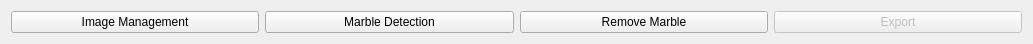
       <widget class="QWidget" name="layoutWidget_6">
        <property name="geometry">
         <rect>
          <x>0</x>
          <y>780</y>
          <width>1033</width>
          <height>30</height>
         </rect>
        </property>
        <property name="sizePolicy">
         <sizepolicy hsizetype="MinimumExpanding" vsizetype="MinimumExpanding">
          <horstretch>0</horstretch>
          <verstretch>0</verstretch>
         </sizepolicy>
        </property>
        <layout class="QHBoxLayout" name="horizontalLayout_10">
         <item>
          <widget class="QPushButton" name="image_Management_Btn_4">
           <property name="enabled">
            <bool>true</bool>
           </property>
           <property name="sizePolicy">
            <sizepolicy hsizetype="MinimumExpanding" vsizetype="MinimumExpanding">
             <horstretch>0</horstretch>
             <verstretch>0</verstretch>
            </sizepolicy>
           </property>
           <property name="text">
            <string>Image Management</string>
           </property>
           <property name="checkable">
            <bool>false</bool>
           </property>
           <property name="flat">
            <bool>false</bool>
           </property>
          </widget>
         </item>
         <item>
          <widget class="QPushButton" name="marble_Detection_Btn_4">
           <property name="sizePolicy">
            <sizepolicy hsizetype="MinimumExpanding" vsizetype="MinimumExpanding">
             <horstretch>0</horstretch>
             <verstretch>0</verstretch>
            </sizepolicy>
           </property>
           <property name="text">
            <string>Marble Detection</string>
           </property>
          </widget>
         </item>
         <item>
          <widget class="QPushButton" name="remove_Marble_Btn_4">
           <property name="sizePolicy">
            <sizepolicy hsizetype="MinimumExpanding" vsizetype="MinimumExpanding">
             <horstretch>0</horstretch>
             <verstretch>0</verstretch>
            </sizepolicy>
           </property>
           <property name="text">
            <string>Remove Marble</string>
           </property>
          </widget>
         </item>
         <item>
          <widget class="QPushButton" name="export_Btn_4">
           <property name="enabled">
            <bool>false</bool>
           </property>
           <property name="sizePolicy">
            <sizepolicy hsizetype="MinimumExpanding" vsizetype="MinimumExpanding">
             <horstretch>0</horstretch>
             <verstretch>0</verstretch>
            </sizepolicy>
           </property>
           <property name="text">
            <string>Export</string>
           </property>
          </widget>
         </item>
        </layout>
       </widget>
